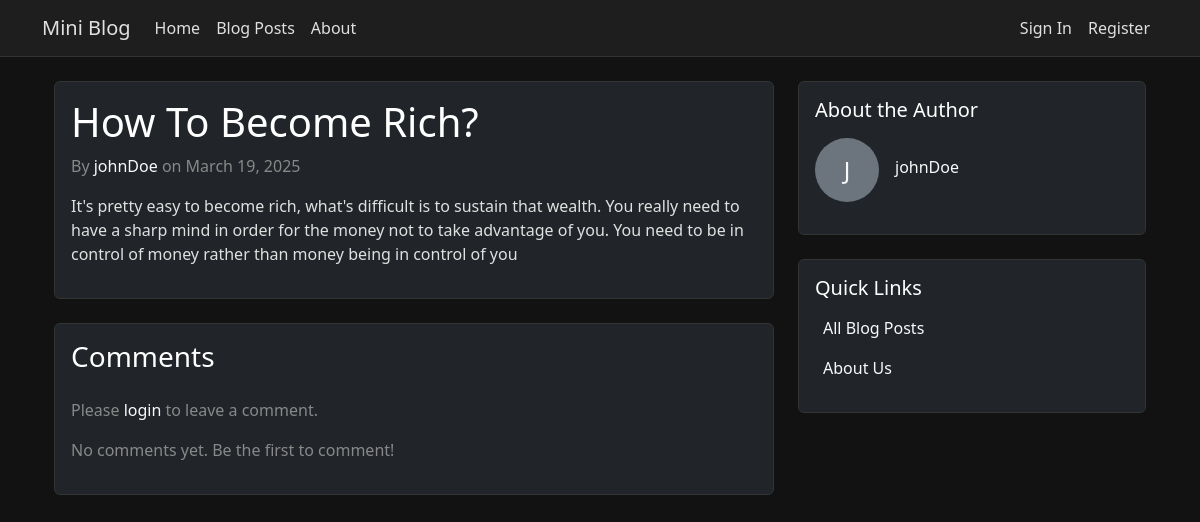
Before: /blog/1/ with the older database file.
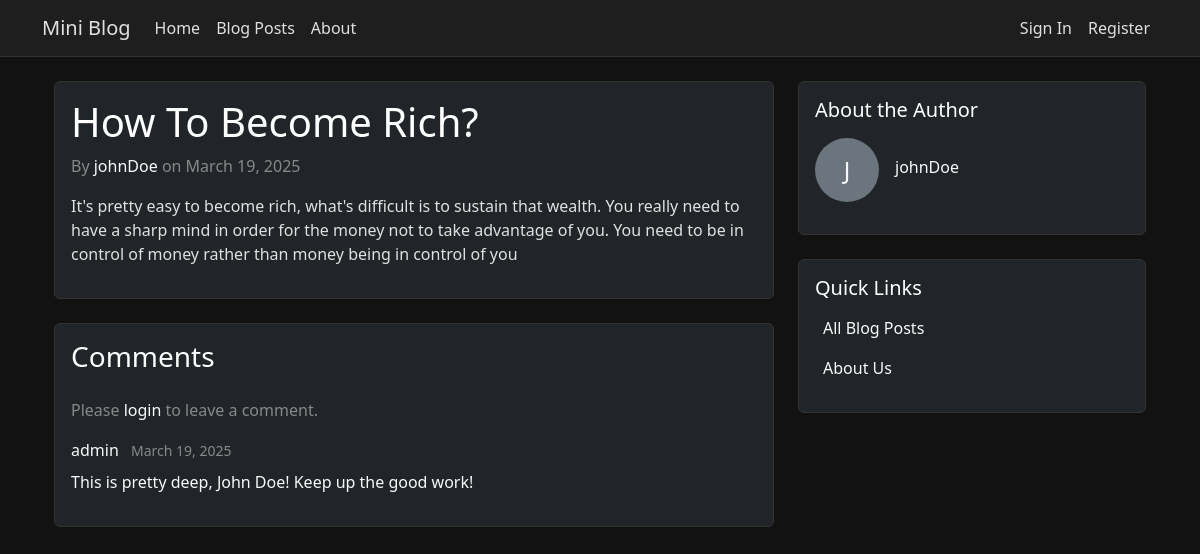
After: the same page with the newer database file.
### app/models.py (models this page shows, shortened)
class BlogPost(models.Model):
    title = models.CharField(max_length=200)
    content = models.TextField()
    author = models.ForeignKey(User, on_delete=models.CASCADE, related_name='blog_posts')
    created_at = models.DateTimeField(auto_now_add=True)
    updated_at = models.DateTimeField(auto_now=True)
    class Meta:
        ordering = ['-created_at']

class User(AbstractUser):
    bio = models.TextField(max_length=500, blank=True)
    location = models.CharField(max_length=100, blank=True)
    website = models.URLField(max_length=200, blank=True)
    profile_picture = models.ImageField(upload_to='profile_pics/', null=True, blank=True)
    created_at = models.DateTimeField(auto_now_add=True)
    updated_at = models.DateTimeField(auto_now=True)

class Comment(models.Model):
    content = models.TextField()
    author = models.ForeignKey(User, on_delete=models.CASCADE, related_name='comments')
    post = models.ForeignKey(BlogPost, on_delete=models.CASCADE, related_name='comments')
    created_at = models.DateTimeField(auto_now_add=True)
    updated_at = models.DateTimeField(auto_now=True)
    class Meta:
        ordering = ['created_at']

### app/views.py (the view)
# urls.py: path('blog/<int:post_id>/', views.blog_detail, name='blog_detail'),
def blog_detail(request, post_id):
    post = get_object_or_404(BlogPost, id=post_id)
    comments = post.comments.all()  # Comments are already ordered by created_at due to model Meta
    return render(request, 'blog_detail.html', {
        'post': post,
        'comments': comments
    })

### app/templates/blog_detail.html (shortened to what this page needs)
{% extends 'base.html' %}
{% block content %}
<div class="container mt-4">
    <div class="row">
        <div class="col-md-8">
            <div class="card bg-dark text-light mb-4">
                <div class="card-body">
                    <h1 class="card-title">{{ post.title }}</h1>
                    <div class="text-muted mb-3">
                        By <a href="{% url 'blogger_detail' post.author.id %}" class="text-light">{{ post.author.username }}</a>
                        on {{ post.created_at|date:"F j, Y" }}
                    </div>
                    <div class="card-text">
                        {{ post.content|linebreaks }}
                    </div>
                </div>
            </div>
            <div class="card bg-dark text-light">
                <div class="card-body">
                    <h3 class="card-title mb-4">Comments</h3>
                    {% if user.is_authenticated %}
                    <form method="post" action="{% url 'add_comment' post.id %}" class="mb-4">
                        {% csrf_token %}
                        <div class="form-group">
                            <textarea name="content" class="form-control bg-dark text-light" rows="3" placeholder="Write a comment..." required></textarea>
                        </div>
                        <button type="submit" class="btn btn-primary mt-2">Add Comment</button>
                    </form>
                    {% else %}
                    <p class="text-muted">Please <a href="{% url 'login' %}" class="text-light">login</a> to leave a comment.</p>
                    {% endif %}
                    {% if comments %}
                        {% for comment in comments %}
                        <div class="comment mb-3">
                            <div class="d-flex justify-content-between align-items-center mb-2">
                                <div>
                                    <a href="{% url 'blogger_detail' comment.author.id %}" class="text-light">{{ comment.author.username }}</a>
                                    <small class="text-muted ms-2">{{ comment.created_at|date:"F j, Y" }}</small>
                                </div>
                            </div>
                            <p class="mb-0">{{ comment.content|linebreaks }}</p>
                        </div>
                        {% endfor %}
                    {% else %}
                        <p class="text-muted">No comments yet. Be the first to comment!</p>
                    {% endif %}
                </div>
            </div>
        </div>
        <div class="col-md-4">
            <div class="card bg-dark text-light mb-4">
                <div class="card-body">
                    <h5 class="card-title mb-3">About the Author</h5>
                    <div class="d-flex align-items-center mb-3">
                        {% if post.author.profile_picture %}
                            <img src="{{ post.author.profile_picture.url }}" alt="{{ post.author.username }}" class="rounded-circle me-3" style="width: 64px; height: 64px; object-fit: cover;">
                        {% else %}
                            <div class="rounded-circle bg-secondary me-3 d-flex align-items-center justify-content-center" style="width: 64px; height: 64px;">
                                <span class="h4 mb-0">{{ post.author.username|first|upper }}</span>
                            </div>
                        {% endif %}
                        <div>
                            <h6 class="mb-1"><a href="{% url 'blogger_detail' post.author.id %}" class="text-light">{{ post.author.username }}</a></h6>
                        </div>
                    </div>
                </div>
            </div>
            <div class="card bg-dark text-light">
                <div class="card-body">
                    <h5 class="card-title mb-3">Quick Links</h5>
                    <ul class="list-unstyled mb-0">
                        <li class="mb-3">
                            <a href="{% url 'blog_list' %}" class="text-light text-decoration-none">
                                All Blog Posts
                            </a>
                        </li>
                        <li class="mb-3">
                            <a href="{% url 'about' %}" class="text-light text-decoration-none">
                                About Us
                            </a>
                        </li>
                    </ul>
                </div>
            </div>
        </div>
    </div>
</div>
{% endblock %}

### app/templates/base.html (shortened to what this page needs)
<!DOCTYPE html>
<html lang="en">
<head>
    <link href="https://cdn.jsdelivr.net/npm/bootstrap@5.3.0/dist/css/bootstrap.min.css" rel="stylesheet">
</head>
<body>
    <nav class="navbar navbar-expand-lg">
        <div class="container">
            <a class="navbar-brand" href="{% url 'home' %}">Mini Blog</a>
            <div class="collapse navbar-collapse" id="navbarNav">
                <ul class="navbar-nav me-auto">
                    <li class="nav-item">
                        <a class="nav-link {% if request.resolver_match.url_name == 'home' %}active{% endif %}" href="{% url 'home' %}">
                            Home
                        </a>
                    </li>
                    <li class="nav-item">
                        <a class="nav-link {% if request.resolver_match.url_name == 'blog_list' %}active{% endif %}" href="{% url 'blog_list' %}">
                            Blog Posts
                        </a>
                    </li>
                    <li class="nav-item">
                        <a class="nav-link {% if request.resolver_match.url_name == 'about' %}active{% endif %}" href="{% url 'about' %}">
                            About
                        </a>
                    </li>
                </ul>
                <ul class="navbar-nav">
                    {% if user.is_authenticated %}
                        <li class="nav-item">
                            <a class="nav-link" href="{% url 'logout' %}">Logout</a>
                        </li>
                    {% else %}
                        <li class="nav-item">
                            <a class="nav-link" href="{% url 'login' %}">Sign In</a>
                        </li>
                        <li class="nav-item">
                            <a class="nav-link" href="{% url 'register' %}">Register</a>
                        </li>
                    {% endif %}
                </ul>
            </div>
        </div>
    </nav>
    <main class="container mt-4">
        {% block content %}
        {% endblock %}
    </main>
</body>
</html>

### app/templates/base.html (style rules this page uses)
body { background-color: #121212; color: #e0e0e0; }
.navbar { background-color: #1e1e1e !important; border-bottom: 1px solid #333; }
.navbar-brand, .nav-link { color: #e0e0e0 !important; }
.card { background-color: #1e1e1e; border: 1px solid #333; }
.card-title { color: #ffffff; }
.card-text { color: #e0e0e0; }
.text-muted { color: #888 !important; }
a { color: #375a7f; text-decoration: none; }

Changed rows visible on the page:
added Comment: author.username "admin", created_at "March 19, 2025", content "This is pretty deep, John Doe! Keep up the good work!"
Other visible differences:
text no longer shown: "No comments yet. Be the first to comment!"
